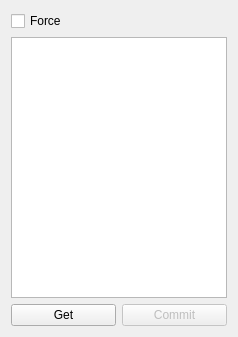
<?xml version="1.0" encoding="UTF-8"?>
<ui version="4.0">
 <class>Widget</class>
 <widget class="QWidget" name="Widget">
  <property name="geometry">
   <rect>
    <x>0</x>
    <y>0</y>
    <width>238</width>
    <height>337</height>
   </rect>
  </property>
  <property name="windowTitle">
   <string>Finviz parser</string>
  </property>
  <layout class="QGridLayout" name="gridLayout">
   <item row="0" column="0">
    <widget class="QCheckBox" name="checkForce">
     <property name="text">
      <string>Force</string>
     </property>
    </widget>
   </item>
   <item row="0" column="1">
    <widget class="QLabel" name="label">
     <property name="sizePolicy">
      <sizepolicy hsizetype="Maximum" vsizetype="Preferred">
       <horstretch>0</horstretch>
       <verstretch>0</verstretch>
      </sizepolicy>
     </property>
     <property name="toolTip">
      <string>Downloaded tickers</string>
     </property>
    </widget>
   </item>
   <item row="0" column="2">
    <widget class="QLabel" name="labelProgress">
     <property name="sizePolicy">
      <sizepolicy hsizetype="Maximum" vsizetype="Preferred">
       <horstretch>0</horstretch>
       <verstretch>0</verstretch>
      </sizepolicy>
     </property>
    </widget>
   </item>
   <item row="1" column="0" colspan="3">
    <widget class="QPlainTextEdit" name="plainTextLog">
     <property name="sizePolicy">
      <sizepolicy hsizetype="Expanding" vsizetype="Expanding">
       <horstretch>0</horstretch>
       <verstretch>2</verstretch>
      </sizepolicy>
     </property>
     <property name="undoRedoEnabled">
      <bool>false</bool>
     </property>
     <property name="readOnly">
      <bool>true</bool>
     </property>
    </widget>
   </item>
   <item row="2" column="0" colspan="3">
    <layout class="QHBoxLayout" name="horizontalLayout">
     <item>
      <widget class="QPushButton" name="pushGet">
       <property name="text">
        <string>Get</string>
       </property>
      </widget>
     </item>
     <item>
      <widget class="QPushButton" name="pushCommit">
       <property name="enabled">
        <bool>false</bool>
       </property>
       <property name="text">
        <string>Commit</string>
       </property>
      </widget>
     </item>
    </layout>
   </item>
  </layout>
 </widget>
 <layoutdefault spacing="6" margin="11"/>
 <tabstops>
  <tabstop>checkForce</tabstop>
  <tabstop>plainTextLog</tabstop>
 </tabstops>
 <resources/>
 <connections>
  <connection>
   <sender>pushGet</sender>
   <signal>clicked()</signal>
   <receiver>Widget</receiver>
   <slot>slotGet()</slot>
   <hints>
    <hint type="sourcelabel">
     <x>99</x>
     <y>326</y>
    </hint>
    <hint type="destinationlabel">
     <x>318</x>
     <y>42</y>
    </hint>
   </hints>
  </connection>
  <connection>
   <sender>pushCommit</sender>
   <signal>clicked()</signal>
   <receiver>Widget</receiver>
   <slot>commit()</slot>
   <hints>
    <hint type="sourcelabel">
     <x>162</x>
     <y>315</y>
    </hint>
    <hint type="destinationlabel">
     <x>229</x>
     <y>315</y>
    </hint>
   </hints>
  </connection>
 </connections>
 <slots>
  <slot>slotGet()</slot>
  <slot>commit()</slot>
 </slots>
</ui>
